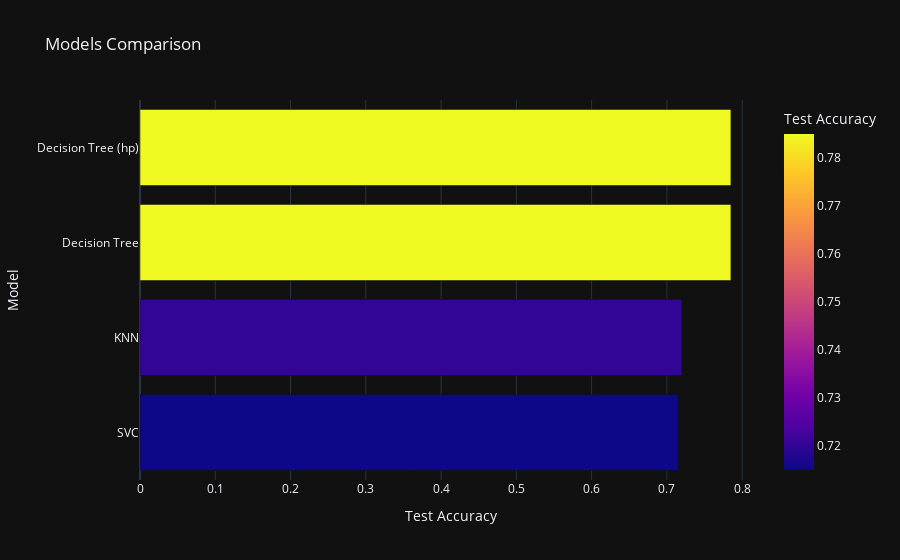

Notebook source saved alongside this figure:
### Code cell
import plotly.express as px

models = pd.DataFrame({
    'Model': ['SVC', 'KNN', 'Decision Tree', 'Decision Tree (hp)'],
    'Test Accuracy': [svc_test_acc_scaled, knn_test_acc, dt_test_acc, dt_test_acc]
})

fig = px.bar(data_frame=models, x='Test Accuracy', y='Model', color='Test Accuracy', 
             template='plotly_dark', title='Models Comparison')

fig.show()

### Figure 1 — Plotly figure (JSON) as saved in the notebook; plotly's stock layout.template omitted (floating-point values rounded to 4 significant figures)
{"data": [{"alignmentgroup": "True", "hovertemplate": "Test Accuracy=%{marker.color}<br>Model=%{y}<extra></extra>", "legendgroup": "", "marker": {"color": [0.715, 0.72, 0.785, 0.785], "coloraxis": "coloraxis", "pattern": {"shape": ""}}, "name": "", "offsetgroup": "", "orientation": "h", "showlegend": false, "textposition": "auto", "type": "bar", "x": [0.715, 0.72, 0.785, 0.785], "xaxis": "x", "y": ["SVC", "KNN", "Decision Tree", "Decision Tree (hp)"], "yaxis": "y"}], "layout": {"barmode": "relative", "coloraxis": {"colorbar": {"title": {"text": "Test Accuracy"}}, "colorscale": [[0, "#0d0887"], [0.1111, "#46039f"], [0.2222, "#7201a8"], [0.3333, "#9c179e"], [0.4444, "#bd3786"], [0.5556, "#d8576b"], [0.6667, "#ed7953"], [0.7778, "#fb9f3a"], [0.8889, "#fdca26"], [1, "#f0f921"]]}, "legend": {"tracegroupgap": 0}, "title": {"text": "Models Comparison"}, "xaxis": {"anchor": "y", "domain": [0, 1], "title": {"text": "Test Accuracy"}}, "yaxis": {"anchor": "x", "domain": [0, 1], "title": {"text": "Model"}}}}
